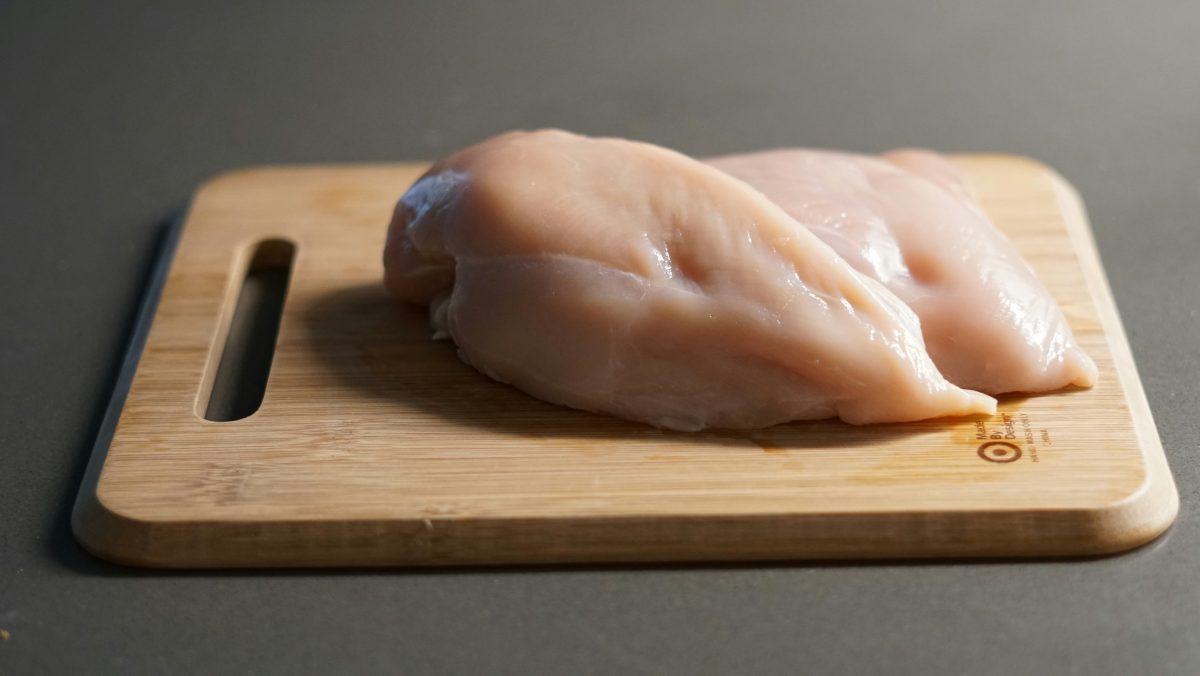
#> input picture backend/app/uploads/7fdcb704de6a4b56b614bedd66757947.jpg, 6000 x 3376 px (shown at 1/5 size)
$ python -i image_analysis.py   (imports and definitions only)   (older library calls are emulated)
#> lines starting #> are read from the running program, lines starting #| are printed output that depends on the picture
"""
image_analysis.py — FreshGuard M2
Visual feature extraction from food images using OpenCV.

Computes:
  1. Color Analysis  — dominant color, browning/discoloration index, HSV saturation
  2. Texture Analysis — Laplacian gradient variance (surface degradation), local contrast
  3. Dark Spot Detection — morphological isolation of dark regions
  4. Visual Degradation Summary — combined degradation indicator

All values are derived from the actual image pixels. No hardcoded results.
"""

import io
from typing import Dict

import cv2
import numpy as np


def analyze_image(image_bytes: bytes) -> Dict:
    """
    Run full visual analysis on raw image bytes.
    Returns a structured dict with color and texture metrics.
    """
    # Decode image bytes into an OpenCV BGR array
    arr = np.frombuffer(image_bytes, dtype=np.uint8)
    img_bgr = cv2.imdecode(arr, cv2.IMREAD_COLOR)
    if img_bgr is None:
        raise ValueError("Could not decode image bytes")

    # Resize to a standard 224x224 for consistent metric ranges
    img_bgr = cv2.resize(img_bgr, (224, 224), interpolation=cv2.INTER_AREA)

    # Convert colour spaces once — reuse everywhere
    img_rgb = cv2.cvtColor(img_bgr, cv2.COLOR_BGR2RGB)
    img_hsv = cv2.cvtColor(img_bgr, cv2.COLOR_BGR2HSV)
    img_gray = cv2.cvtColor(img_bgr, cv2.COLOR_BGR2GRAY)

    # -- Analyse --
    color_metrics = _compute_color_metrics(img_rgb, img_hsv)
    texture_metrics = _compute_texture_metrics(img_gray)

    return {
        "color": color_metrics,
        "texture": texture_metrics,
    }


# ---------------------------------------------------------------------------
# Color Analysis (OpenCV HSV-based)
# ---------------------------------------------------------------------------

# [105 lines left out: functions _compute_color_metrics, _compute_texture_metrics, not called in this run]

>>> import cv2
>>> picture = cv2.imread('../uploads/7fdcb704de6a4b56b614bedd66757947.jpg', cv2.IMREAD_GRAYSCALE)
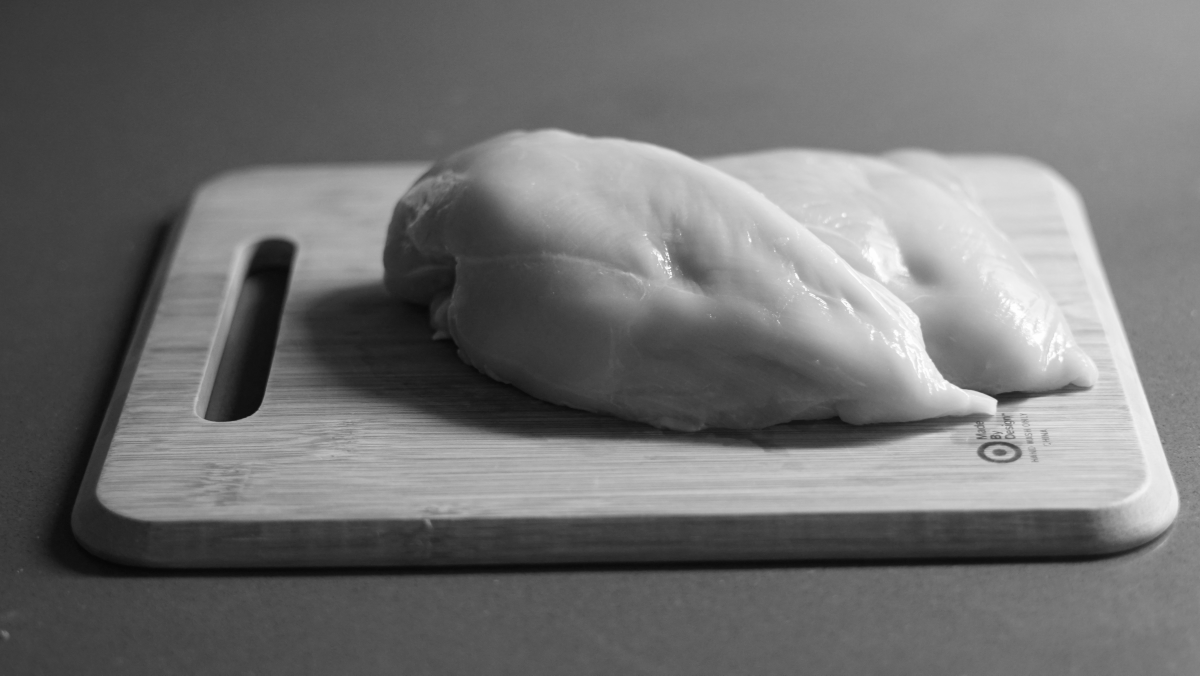
#> picture: shape (3376, 6000) (shown at 1/5 size); min 2, max 255, mean 113.5
#> (the run stopped early here; a loop or call above may not have finished)
